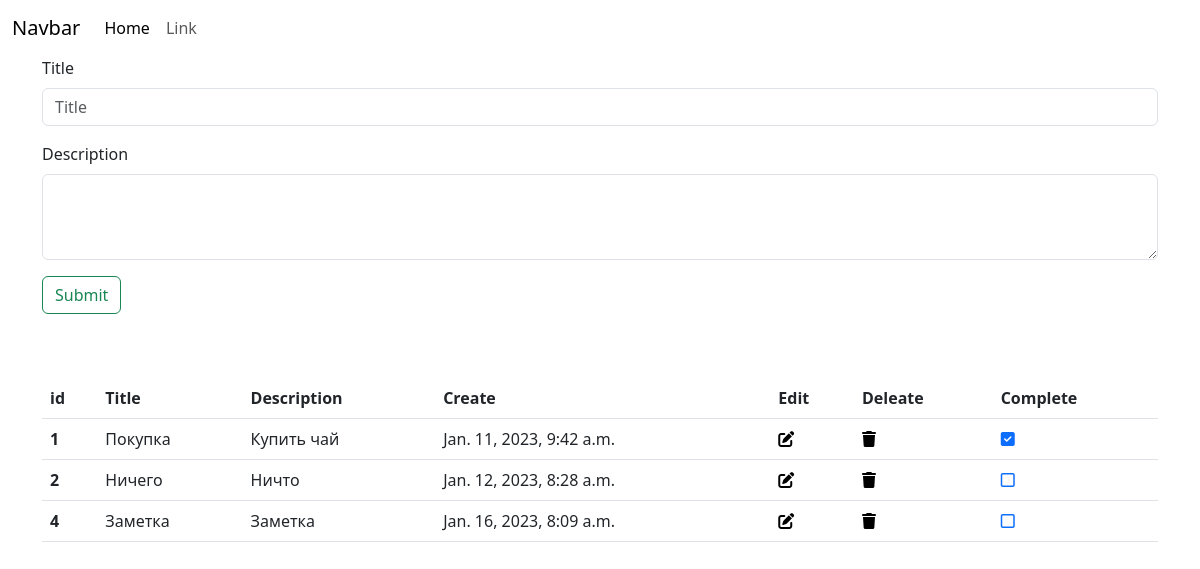
The page / on the database its author committed.
### main/models.py (models this page shows)
class Todo(models.Model):
    title = models.CharField(max_length=225, verbose_name='Название')
    description = models.TextField(verbose_name='Описание')
    create = models.DateTimeField(auto_now_add=True, verbose_name='Создано в: ')
    is_complete = models.BooleanField(default=False)

### main/views.py (the view)
# urls.py: path('', main, name='main'),
def main(request):
    todo = Todo.objects.all()
    return render(request, 'index.html', {'todo':todo})

### main/templates/index.html (shortened to what this page needs)
{% extends 'base.html' %}
{% block content %}
  <div class="container">
    <form action="message/" method="POST">
    <div class="mb-3">
        <label class="form-label" for="name">Title</label>
      <input name="title" type="text" class="form-control" placeholder="Title">
    </div>
    <div class="mb-3">
      <label for="message" class="form-label">Description</label>
      <textarea class="form-control" name="description" placeholder="Enter you message" rows="3">
      </textarea>
    </div>
    <button type="submit" class="btn btn-outline-success">
      Submit
    </button>
    </form>
    <table class="table table-dark table-striped mt-5">
        <table class="table">
            <thead>
              <tr>
                <th scope="col">id</th>
                <th scope="col">Title</th>
                <th scope="col">Description</th>
                <th scope="col">Create</th>
                <th scope="col">Edit</th>
                <th scope="col">Deleate</th>
                <th scope="col">Complete</th>
              </tr>
            </thead>
            {% for i in todo %}
            <tbody>
              <tr>
                <th scope="row">{{i.id}}</th>
                <td>{{i.title}}</td>
                <td>{{i.description}}</td>
                <td>{{i.create}}</td>
                <td><a style="color: black;" href="{% url 'edit' id=i.id %}"><i class="fa-solid fa-pen-to-square"></i></a></td>
                <td><a style="color: black;" href="{% url 'delete' id=i.id %}"><i class="fa-sharp fa-solid fa-trash"></i></a></td>
                {% if i.is_complete %}
                <td><a href="{% url 'complete' id=i.id %}"><i class="fa-solid fa-square-check"></i></a></td>
                {% else %}
                <td><a href="{% url 'complete' id=i.id %}"><i class="fa-regular fa-square"></i></a></td>
                {% endif %}
              </tr>
            </tbody>
            {% endfor %}
          </table>
        </table>
  </div>
  {% endblock %}

### main/templates/base.html (shortened to what this page needs)
{% load static %}
<!DOCTYPE html>
<html lang="en">
<head>
    <link rel="stylesheet" href="https://cdnjs.cloudflare.com/ajax/libs/font-awesome/6.2.1/css/all.min.css">
    <link href="https://cdn.jsdelivr.net/npm/bootstrap@5.3.0-alpha1/dist/css/bootstrap.min.css" rel="stylesheet">
</head>
<body>
    <nav class="navbar navbar-expand-lg bg-body-tert iary">
        <div class="container-fluid">
          <a class="navbar-brand" href="#">Navbar</a>
          <div class="collapse navbar-collapse" id="navbarSupportedContent">
            <ul class="navbar-nav me-auto mb-2 mb-lg-0">
              <li class="nav-item">
                <a class="nav-link active" aria-current="page" href="#">Home</a>
              </li>
              <li class="nav-item">
                <a class="nav-link" href="#">Link</a>
              </li>
          </div>
        </div>
    </nav>
    {% block content %}
    {% endblock %}
</body>
</html>

### rows shown on the page
Todo: id "1", title "Покупка", description "Купить чай", create "Jan. 11, 2023, 9:42 a.m.", is_complete True (drawn)
Todo: id "2", title "Ничего", description "Ничто", create "Jan. 12, 2023, 8:28 a.m.", is_complete False (drawn)
Todo: id "4", title "Заметка", description "Заметка", create "Jan. 16, 2023, 8:09 a.m.", is_complete False (drawn)
